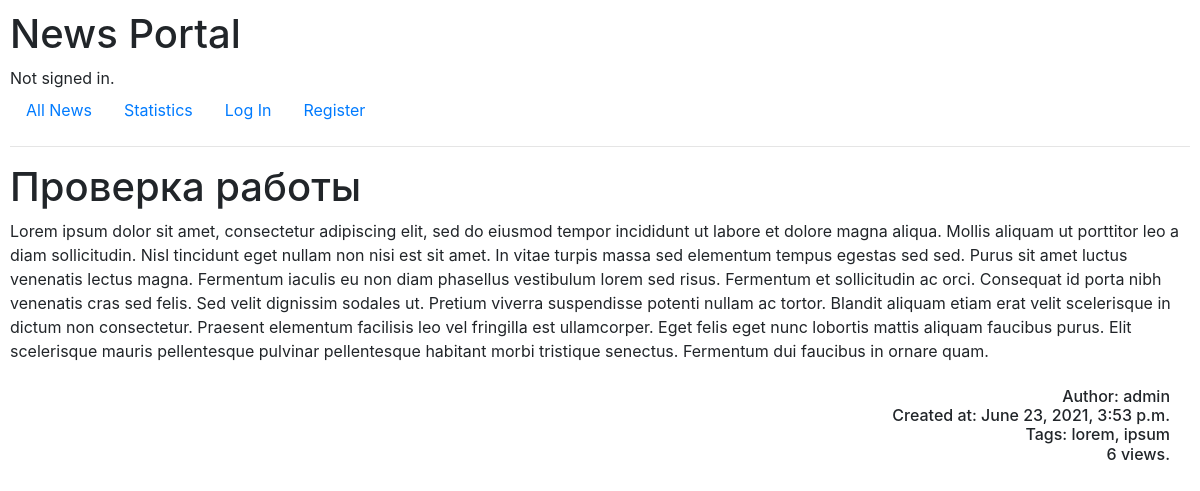
Screenshot of /news/1 with the database file from the repository.
### test_exercise/models.py (models this page shows)
class News(models.Model):
    author = models.ForeignKey(User, on_delete=models.CASCADE)
    title = models.CharField(max_length=50)
    text = models.TextField(max_length=1000)
    tags = models.CharField(max_length=100)
    created_at = models.DateTimeField(auto_now_add=True)
    views = models.IntegerField(default=0)
    objects = models.Manager()
    def __str__(self):
        return f'{self.title}'

class User(AbstractUser):
    pass

### test_exercise/views.py (the view)
# urls.py: path("news/<int:id>", views.news, name="news")
def news(request, id):
    news_instance = News.objects.get(id=id)
    news_instance.views += 1  # попытался сделать просмотры уникальными для каждого юзера создав отдельную модель, которая наследует в одном поле user а в другом news
    news_instance.save()  # но в таком случае очень проблемно сортировать посты по просмотрам ( не помогло даже создать отдельный template tag для этих целей)
    return render(request, "test_exercise/news.html", {
        "news": news_instance,
    })

### test_exercise/templates/test_exercise/news.html (shortened to what this page needs)
{% extends "test_exercise/layout.html" %}
{% block body %}
    <h1>{{ news.title }}</h1>
    {{ news.text }}<br><br>
    <h6 style="text-align: right; padding-right: 20px">
        Author: {{ news.author }}<br>
        Created at: {{ news.created_at }}<br>
        Tags: {{ news.tags }}<br>
        {{ news.views }} views.
    </h6>
{% endblock %}

### rows the page displays
News: title "Проверка работы", text "Lorem ipsum dolor sit amet, consectetur adipiscing elit, sed do eiusmod tempor incididunt ut labore et dolore magna aliqua. Mollis aliquam ut porttitor leo a diam sollicitudin. Nisl tincidunt eget nullam non nisi est sit amet. In vitae turpis massa sed elementum tempus egestas sed sed. Purus sit amet luctus venenatis lectus magna. Fermentum iaculis eu non diam phasellus vestibulum lorem sed risus. Fermentum et sollicitudin ac orci. Consequat id porta nibh venenatis cras sed felis. Sed velit dignissim sodales ut. Pretium viverra suspendisse potenti nullam ac tortor. Blandit aliquam etiam erat velit scelerisque in dictum non consectetur. Praesent elementum facilisis leo vel fringilla est…", author "admin", created_at "June 23, 2021, 3:53 p.m.", tags "lorem, ipsum", views "6"
